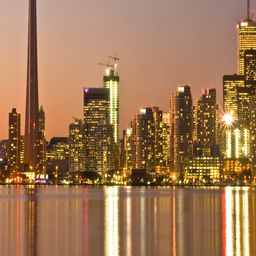
#> input picture DFT-prac/Online-DFT_FFT-A1_A2/images/skyline256.png, 256 x 256 px, found by its file name
$ python b4_phase_correlation.py --image images/skyline256.png --rows 37 --cols -21 --engine fft
#> lines starting #> are read from the running program, lines starting #| are printed output that depends on the picture; after the words box and inside, x2 and y2 are one past the last pixel; in counts of white or black regions, pixels touching at a corner belong together
### DFT-prac/Online-DFT_FFT-A1_A2/image_utils.py
"""
image_utils.py  --  PROVIDED. Do not modify.

Image loading/saving, blur-kernel construction and comparison figures for
Task B. Treat it as a black box: no transform, no convolution and no padding
logic lives in here.

Interface
---------
    img    = load_image(path, as_gray=False)   -> float array in [0, 1]
    save_image(img, path)
    k      = make_kernel("bokeh", radius=9)    -> 2D float array, sums to 1
    save_comparison([a, b], ["original", "blurred"], "out/compare.png")
"""

import os

import matplotlib

matplotlib.use("Agg")
import matplotlib.pyplot as plt  # noqa: E402
import numpy as np  # noqa: E402
from PIL import Image  # noqa: E402


def load_image(path, as_gray=False):
    """
    Load an image as floating point intensities in [0, 1].

    Parameters
    ----------
    path : str
    as_gray : bool
        If True, return a 2D array of shape (H, W). Otherwise return a 3D
        array of shape (H, W, 3) holding R, G, B planes -- in that case your
        convolution must be applied to each colour plane separately.

    Returns
    -------
    numpy.ndarray of float64
    """
    img = Image.open(path)
    img = img.convert("L" if as_gray else "RGB")
    return np.asarray(img, dtype=np.float64) / 255.0


def save_image(array, path):
    """
    Save a float array in [0, 1] (values outside are clipped) as an 8-bit PNG.

    Accepts shape (H, W) for grayscale or (H, W, 3) for colour.
    """
    parent = os.path.dirname(os.path.abspath(path))
    if parent:
        os.makedirs(parent, exist_ok=True)
    data = np.clip(np.asarray(array, dtype=np.float64), 0.0, 1.0)
    data = np.rint(data * 255.0).astype(np.uint8)
    mode = "L" if data.ndim == 2 else "RGB"
    Image.fromarray(data, mode=mode).save(path)
    return path


# [86 lines left out: function make_kernel, not called in this run]


def save_comparison(images, titles, out_path, suptitle=None):
    """
    Save a row of images side by side with titles, for the report.

    Parameters
    ----------
    images : list of numpy arrays
        Each (H, W) or (H, W, 3), float in [0, 1]. They may differ in size.
    titles : list of str
        One per image.
    out_path : str
    suptitle : str, optional
    """
    if len(images) != len(titles):
        raise ValueError("save_comparison: images and titles differ in length")
    parent = os.path.dirname(os.path.abspath(out_path))
    if parent:
        os.makedirs(parent, exist_ok=True)

    n = len(images)
    fig, axes = plt.subplots(1, n, figsize=(4.2 * n, 4.4), dpi=140)
    if n == 1:
        axes = [axes]
    for ax, img, title in zip(axes, images, titles):
        data = np.clip(np.asarray(img, dtype=np.float64), 0.0, 1.0)
        ax.imshow(data, cmap=None if data.ndim == 3 else "gray",
                  vmin=0.0, vmax=1.0, interpolation="nearest")
        ax.set_title(title, fontsize=10, color="#0b0b0b")
        ax.axis("off")
    if suptitle:
        fig.suptitle(suptitle, fontsize=12, color="#0b0b0b")
    fig.tight_layout()
    fig.savefig(out_path, facecolor="#fcfcfb")
    plt.close(fig)
    return out_path


# [14 lines left out: function save_kernel_preview, not called in this run]

### DFT-prac/Online-DFT_FFT-A1_A2/image_conv.py
"""
image_conv.py  --  TASK B: blurring an image through the frequency domain.

YOUR CODE GOES HERE. image_utils.py (loading, saving, kernels, comparison
figures) and bench_utils.py (timing, runtime plots) are provided; the
transform, the padding logic and the convolution are yours.

Usage (the command line is already wired up for you):

    python3 image_conv.py images/skyline512.png --kernel bokeh --param 9 \
        --engine fft --out-dir outputs/skyline_bokeh
    python3 image_conv.py images/sunset512.png --gray --kernel motion \
        --param 41 --engine fft --out-dir outputs/sunset_motion
    python3 image_conv.py images/skyline512.png --benchmark \
        --out-dir outputs/benchmark

Restrictions: no numpy.fft / scipy.fft / scipy.ndimage / cv2 / PIL filters,
no numpy.convolve, no scipy.signal. Every transform goes through your own
transforms.py.
"""

import argparse
import os

import numpy as np

from bench_utils import plot_runtime_curve, time_best, timing_table_lines
from image_utils import (load_image, make_kernel, save_comparison, save_image,
                         save_kernel_preview)
import image_utils
from io_utils import write_report
from transforms import DFTAnalyzer, FFTTransformer, next_power_of_two, ArbitraryLengthFFT


def transform_2d(plane, engine):
    """
    2D forward transform of a single 2D array, by separability.

    The 2D DFT factorises into 1D transforms: transform every ROW, then
    transform every COLUMN of the result (the order does not matter). This is
    the only reason a 2D transform is affordable -- doing it directly from the
    2D definition would be O(N^4).

    Parameters
    ----------
    plane : 2D array_like, shape (P, Q)
    engine : DFTAnalyzer or FFTTransformer

    Returns
    -------
    numpy.ndarray of complex128, shape (P, Q)
    """
    # TODO: implement this function
    plane = np.asarray(plane, dtype = np.complex128) #unsure if its needed
    p, q = plane.shape

    transformed_rows = np.zeros((p,q), dtype=np.complex128)

    #first e loop through all rows

    for r in range(0, p):
        transformed_rows[r] = engine.transform(plane[r])

    rows_flipped = transformed_rows.T
    transformed_cols = np.zeros((q,p), dtype=np.complex128)

    for c in range(0, q):
        transformed_cols[c] = engine.transform(rows_flipped[c])

    final_arr = transformed_cols.T

    return final_arr


def inverse_2d(spectrum, engine):
    """
    2D inverse transform, the same way round. Shape is preserved.
    """
    # TODO: implement this function
    spectrum = np.asarray(spectrum, dtype = np.complex128) #unsure if its needed
    p, q = spectrum.shape

    transformed_rows = np.zeros((p,q), dtype=np.complex128)

    for r in range(0, p):
        transformed_rows[r] = engine.inverse(spectrum[r])

    rows_flipped = transformed_rows.T
    transformed_cols = np.zeros((q,p), dtype=np.complex128)

    for c in range(0, q):
        transformed_cols[c] = engine.inverse(rows_flipped[c])

    final_arr = transformed_cols.T

    return final_arr


# [240 lines left out: functions convolve_plane, convolve_image, convolve_plane_direct, run_single, not called in this run]


# ---------------------------------------------------------------------------
# PROVIDED -- run_benchmark is already written. It calls your convolve_plane
# and convolve_plane_direct, so it starts working as soon as those are
# correct. You do not need to modify anything below (though you may extend
# it).
# ---------------------------------------------------------------------------
IMAGE_SIZES = [16, 32, 64, 128, 256, 512]
KERNEL_RADII = [1, 3, 7, 15, 31]
BENCH_RADIUS = 7            # kernel used for the growing-image study
BENCH_SIZE = 256            # image crop used for the growing-kernel study
TIME_BUDGET = 8.0           # stop a sweep once one measurement exceeds this


# [93 lines left out: functions run_benchmark, main, not called in this run]


# [2 lines that do not run on import are left out]


# python image_conv.py images/skyline512.png --kernel bokeh --param 9 --engine fft --out-dir outputs/task_b/skyline_bokeh
# python image_conv.py images/sunset512.png --gray --kernel motion --param 41 --engine fft --out-dir outputs/task_b/sunset_motion
# python image_conv.py images/sunset512.png --gray --kernel motion --param 41 --engine arbitrary --out-dir outputs/task_b/sunset_motion_arb
# python image_conv.py images/skyline256.png --gray --kernel gaussian --param 21 --engine dft --out-dir outputs/task_b/skyline256_gaussian_dft
# python image_conv.py images/skyline512.png --benchmark --out-dir outputs/task_b/benchmark

### DFT-prac/Online-DFT_FFT-A1_A2/transforms.py
"""
transforms.py  --  YOUR CODE GOES HERE.

The shared transform core used by BOTH tasks. Write it once; bigmul.py
(Task A) and image_conv.py (Task B) import it.

Nothing in this file may call numpy.fft, scipy.fft, numpy.convolve,
scipy.signal, or any other library routine that performs a Fourier
transform, a convolution or a correlation for you. NumPy is for array
arithmetic only.

A quick self-test you should run before touching either application:

    import numpy as np
    from transforms import DFTAnalyzer, FFTTransformer
    x = np.random.randn(64) + 1j * np.random.randn(64)
    d, f = DFTAnalyzer(), FFTTransformer()
    assert np.max(np.abs(d.transform(x) - f.transform(x))) < 1e-9
    assert np.max(np.abs(d.inverse(d.transform(x)) - x)) < 1e-9
"""

import numpy as np
import math


# [12 lines left out: function next_power_of_two, not called in this run]

def bit_reverse_array(x):
    """
    assume length = perfect power of 2
    bit reversed indexed x
    """
    x = np.asarray(x)
    N = len(x)
    num_bits = int(np.log2(N))

    indices = np.arange(N, dtype=np.uint32)
    reversed_indices = np.zeros(N, dtype=np.uint32)

    for i in range(num_bits):
        #extract ith bit and shifts it to its reverse
        bit = (indices >> i) & 1
        reversed_indices |= (bit << (num_bits - i -1))

    return x[reversed_indices]


class DFTAnalyzer:
    """
    The Discrete Fourier Transform, computed straight from its definition.

        Analysis:   X[k] = sum_{n=0}^{N-1} x[n] * exp(-2j*pi*k*n/N)
        Synthesis:  x[n] = (1/N) * sum_{k=0}^{N-1} X[k] * exp(+2j*pi*k*n/N)

    How you write it is up to you -- a literal double loop, a precomputed
    table of twiddle factors indexed by (k*n) % N, or a NumPy expression --
    as long as it computes these sums directly and is not secretly an FFT.
    """

    name = "dft"

    # [52 lines left out: functions transform, inverse, not called in this run]


class FFTTransformer(DFTAnalyzer):
    """
    Radix-2 decimation-in-time (Cooley-Tukey) FFT, in O(N log N).

    It inherits from DFTAnalyzer so that both applications can treat the two
    interchangeably: they call ``engine.transform(...)`` and
    ``engine.inverse(...)`` without caring which engine they hold.

    Requirements:
      * Recursive or iterative (with bit-reversal permutation) -- your choice.
      * N must be a power of two; raise ValueError for any other length.
        The caller is responsible for zero-padding up to next_power_of_two.
      * The inverse must reuse the same butterfly machinery (conjugated
        twiddles, or conjugate-transform-conjugate), not a second copy of it.
      * Twiddle factors for a stage are computed once per stage, never once
        per butterfly.
    """

    name = "fft"

    def transform(self, x):
        """Forward FFT. Same contract as DFTAnalyzer.transform."""
        # TODO: implement this method
        #input hocche x

        N = len(x)
        x = np.asarray(x, dtype=np.complex128)

        if N == 0 or (N & (N - 1)) != 0:
            raise ValueError(f"FFT length must be a perfect power of two, got N={N}")

        x_bit_reversed = bit_reverse_array(x)


        for s in range(1, int(np.log2(N))+1):
            M = 2 ** s

            k_arr = np.arange(M // 2)
            W_arr = np.exp(-2j * np.pi * k_arr / M)

            for l in range(0, N, M):
                idx_1 = l + k_arr
                idx_2 = idx_1 + M//2

                g = x_bit_reversed[idx_1]
                h = W_arr * x_bit_reversed[idx_2]

                x_bit_reversed[idx_1] = g + h
                x_bit_reversed[idx_2] = g - h


        # [12 lines of commented-out code are left out]

        return x_bit_reversed

    def inverse(self, spectrum):
        """Inverse FFT, including the 1/N factor."""
        # TODO: implement this method
        N = len(spectrum)
        return np.conjugate(self.transform(np.conjugate(spectrum))) / N


# ---------------------------------------------------------------------------
# BONUS (optional) -- arbitrary-length FFT.
#
# Delete this class if you are not attempting the bonus. If you do attempt it,
# run both tasks with --engine arbitrary and leave those output directories in
# your submission as the evidence.
# ---------------------------------------------------------------------------
class ArbitraryLengthFFT(FFTTransformer):
    """
    Bonus: an O(N log N) transform for ANY length N, not just powers of two.

    Bluestein's chirp-z algorithm is the usual route: rewrite the DFT as a
    convolution of two chirp sequences, and evaluate that convolution with a
    radix-2 FFT of length >= 2N-1. A mixed-radix Cooley-Tukey that factorises
    N is equally acceptable.

    With this engine, Task A no longer has to pad the digit arrays up to a
    power of two, and Task B no longer has to pad the image up to one.
    """

    name = "arbitrary"

    def __init__(self, fft_engine=None):
        self.fft_engine = fft_engine if fft_engine is not None else FFTTransformer()


    # [42 lines left out: functions transform, inverse, not called in this run]

### DFT-prac/Online-DFT_FFT-A1_A2/io_utils.py
"""
io_utils.py  --  PROVIDED. Do not modify.

File input/output and random-operand generation for Task A. Nothing in here
performs arithmetic on big integers or touches any transform; it only moves
text in and out of files.
"""

import os
import random


# [55 lines left out: functions read_operands, random_decimal, not called in this run]


def write_text(path, text):
    """Write ``text`` to ``path``, creating parent directories as needed."""
    parent = os.path.dirname(os.path.abspath(path))
    if parent:
        os.makedirs(parent, exist_ok=True)
    with open(path, "w") as handle:
        handle.write(text)
        if not text.endswith("\n"):
            handle.write("\n")
    return path


def write_report(path, lines):
    """Write a list of strings to ``path``, one per line."""
    return write_text(path, "\n".join(str(line) for line in lines))

### DFT-prac/wp-grp/solutions/b4_phase_correlation.py
"""
Practice online B4 -- phase correlation: find how far one image was shifted.

Complete TODO 1--3. Do not modify the original offline files.

Run:

    python b4_phase_correlation.py --image images/skyline256.png --rows 37 --cols -21 --engine fft
"""

import argparse
import os
import sys

import numpy as np

PRACTICE_DIR = os.path.dirname(os.path.dirname(os.path.abspath(__file__)))
OFFLINE_DIR = os.path.dirname(PRACTICE_DIR)
sys.path.insert(0, OFFLINE_DIR)   # practice only: a real online sits next to the offline files

from image_conv import inverse_2d, transform_2d
from image_utils import load_image, save_comparison, save_image
from io_utils import write_report
from transforms import ArbitraryLengthFFT, DFTAnalyzer, FFTTransformer


def unit_cross_power(spectrum_a, spectrum_b, epsilon=1e-12):
    """Return conj(A) * B normalised to unit magnitude, bin by bin."""
    # TODO 1 (student): cross = conj(A) * B. Where |cross| > epsilon divide by
    # |cross| so only the phase difference survives; every other bin becomes 0.
    # Never divide by a vanishing magnitude.
    cross = np.conj(spectrum_a) * spectrum_b
    magnitude = np.abs(cross)
    result = np.zeros_like(cross)
    reliable = magnitude > epsilon
    result[reliable] = cross[reliable] / magnitude[reliable]
    return result


def correlation_surface(plane_a, plane_b, engine):
    """Return the phase-correlation surface of two planes (a peak marks the shift)."""
    # TODO 2 (student): transform both planes (no padding: the shift wraps),
    # take the unit cross-power spectrum, inverse-transform ONCE, keep the
    # real part.
    spectrum_a = transform_2d(np.asarray(plane_a, dtype=np.float64), engine)
    spectrum_b = transform_2d(np.asarray(plane_b, dtype=np.float64), engine)
    return inverse_2d(unit_cross_power(spectrum_a, spectrum_b), engine).real


def find_shift(image_a, image_b, engine):
    """Return (shift_rows, shift_cols, surface) such that image_b = roll(image_a, shift)."""
    # TODO 3 (student): grayscale -> one surface; RGB -> the SUM of the three
    # channel surfaces. The peak's (row, col) is the shift; an index above
    # H//2 (or W//2) is really negative: subtract H (or W).
    image_a = np.asarray(image_a, dtype=np.float64)
    image_b = np.asarray(image_b, dtype=np.float64)
    if image_a.shape != image_b.shape:
        raise ValueError("the two images must have the same shape")
    if image_a.ndim == 2:
        surface = correlation_surface(image_a, image_b, engine)
    elif image_a.ndim == 3 and image_a.shape[2] == 3:
        surface = sum(correlation_surface(image_a[:, :, c], image_b[:, :, c], engine)
                      for c in range(image_a.shape[2]))
    else:
        raise ValueError("images must be grayscale or RGB")
    height, width = surface.shape
    row, col = np.unravel_index(int(np.argmax(surface)), surface.shape)
    row, col = int(row), int(col)
    if row > height // 2:
        row -= height
    if col > width // 2:
        col -= width
    return row, col, surface


def _make_engine(name):
    """Provided command-line engine selection."""
    if name == "dft":
        return DFTAnalyzer()
    if name == "fft":
        return FFTTransformer()
    if name == "arbitrary":
        return ArbitraryLengthFFT()
    raise ValueError("unknown engine: %r" % name)


def _resolve(path):
    """Provided: paths such as images/skyline256.png are relative to the offline folder."""
    return path if os.path.isabs(path) else os.path.join(OFFLINE_DIR, path)


def run(image_path, shift_rows, shift_cols, engine_name, out_dir, color=False):
    """Provided runner: shift with np.roll, recover the shift, check the peak."""
    engine = _make_engine(engine_name)
    image_a = load_image(_resolve(image_path), as_gray=not color)
    image_b = np.roll(image_a, (shift_rows, shift_cols), axis=(0, 1))
    found_rows, found_cols, surface = find_shift(image_a, image_b, engine)

    planes = 1 if image_a.ndim == 2 else image_a.shape[2]
    height, width = surface.shape
    ideal = np.zeros((height, width))                       # an exact shift gives a unit impulse
    ideal[shift_rows % height, shift_cols % width] = 1.0
    maximum_error = float(np.max(np.abs(surface / planes - ideal)))
    verdict = ("MATCH" if (found_rows, found_cols) == (shift_rows, shift_cols)
               and maximum_error <= 1e-9 else "MISMATCH")

    os.makedirs(out_dir, exist_ok=True)
    peak_view = np.clip(surface / planes, 0.0, 1.0)
    save_image(peak_view, os.path.join(out_dir, "correlation_surface.png"))
    save_comparison(
        [image_a, image_b, peak_view],
        ["image A", "image B = roll(A, (%d, %d))" % (shift_rows, shift_cols),
         "phase correlation (peak at shift)"],
        os.path.join(out_dir, "comparison.png"),
        suptitle="Phase correlation, engine=%s" % engine_name,
    )
    write_report(os.path.join(out_dir, "report.txt"), [
        "Practice B4 -- shift recovery by phase correlation",
        "image                : %s" % image_path,
        "image shape          : %s" % (image_a.shape,),
        "true shift           : (%d, %d)" % (shift_rows, shift_cols),
        "detected shift       : (%d, %d)" % (found_rows, found_cols),
        "peak height          : %.6f  (1.0 for an exact circular shift)" % (float(surface.max()) / planes),
        "engine               : %s" % engine_name,
        "max |surface - unit impulse| : %.3e" % maximum_error,
        "verification         : %s" % verdict,
    ])
    print("verification:", verdict, "(detected (%d, %d), expected (%d, %d))"
          % (found_rows, found_cols, shift_rows, shift_cols))
    print("wrote outputs to", out_dir)
    if verdict != "MATCH":
        raise RuntimeError("phase correlation did not recover the shift")
    return found_rows, found_cols


def main():
    parser = argparse.ArgumentParser(description="Recover an image shift by phase correlation")
    parser.add_argument("--image", default="images/skyline256.png")
    parser.add_argument("--rows", type=int, default=37)
    parser.add_argument("--cols", type=int, default=-21)
    parser.add_argument("--engine", choices=["dft", "fft", "arbitrary"], default="fft")
    parser.add_argument("--color", action="store_true")
    parser.add_argument("--out-dir", default=os.path.join(PRACTICE_DIR, "outputs", "b4"))
    args = parser.parse_args()
    run(args.image, args.rows, args.cols, args.engine, args.out_dir, color=args.color)
#> in load_image, img is the input picture: PIL image 256x256 RGB; mean R, G, B 160.3, 120.2, 84.7
#> in load_image, `img = img.convert("L" if as_gray else "RGB")`:
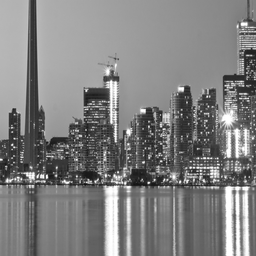
#> img: PIL image 256x256 L; min 17, max 255, mean 128.2
#> in run, `image_b = np.roll(image_a, (shift_rows, shift_cols), axis=(0, 1))`:
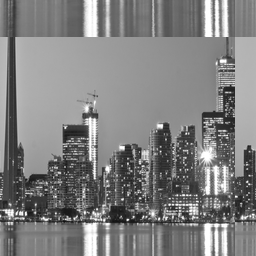
#> image_b: shape (256, 256) float64; min 0.0667, max 1, mean 0.503
#> in unit_cross_power, `magnitude = np.abs(cross)`:
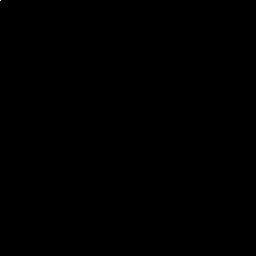
#> magnitude: shape (256, 256) float64; min 0.00025, max 1.09e+09, mean 18778.6; drawn with min black and max white
#> in unit_cross_power, `reliable = magnitude > epsilon`: reliable: shape (256, 256) bool; every value is 1
#> in save_image, `data = np.rint(data * 255.0).astype(np.uint8)`: data: shape (256, 256); 0% white in thin lines or dots, all inside (x1, y1, x2, y2) = (235, 37, 236, 38)
#> the loop in save_comparison, `for ax, img, title in zip(axes, images, titles):` made 3 passes
#> title on passes 1 to 3: 'image A', 'image B = roll(A, (37, -21))', 'phase correlation (peak at shift)'
#> in save_comparison, `fig.savefig(out_path, facecolor="#fcfcfb")`:
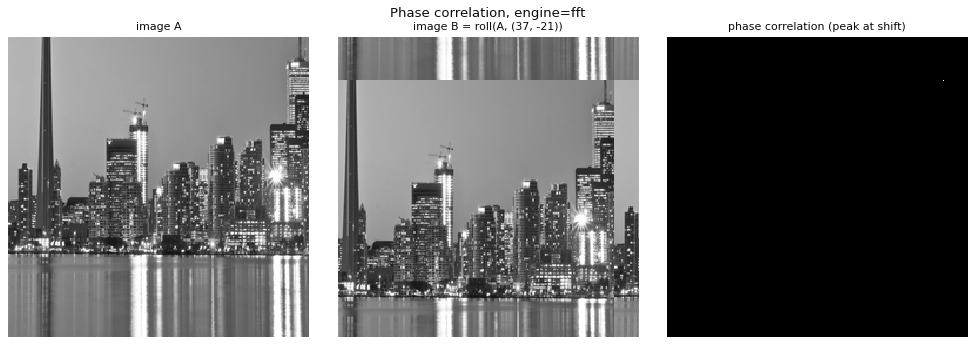
#> figure drawn by matplotlib, 3 panels
#| verification: MATCH (detected (37, -21), expected (37, -21))


if __name__ == "__main__":
    main()
